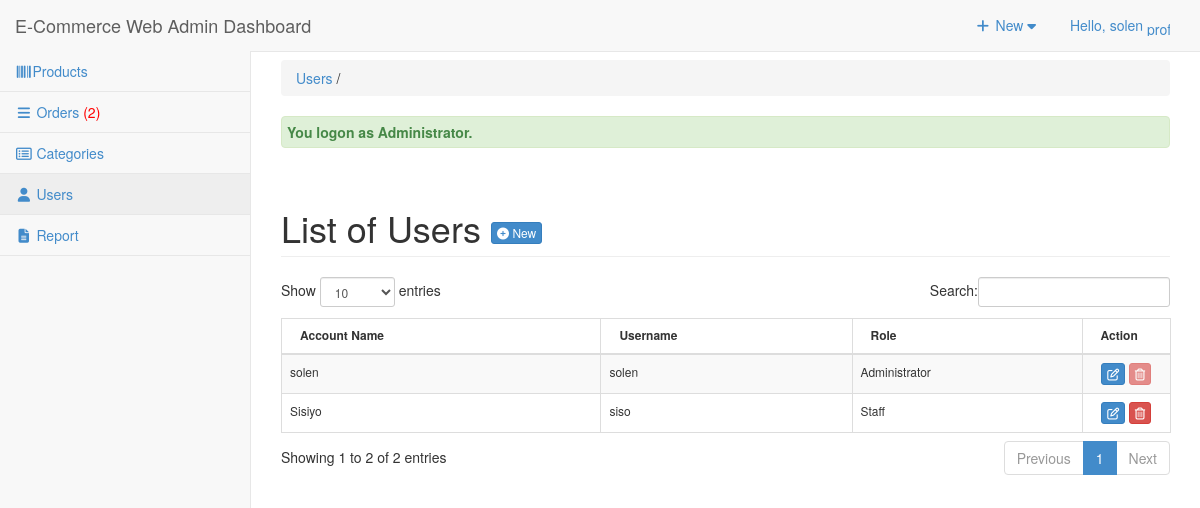
/admin/user/index.php (signed in), run on the app's committed database.
### tables this page shows
CREATE TABLE `tbluseraccount` (
  `USERID` int(11) NOT NULL,
  `U_NAME` varchar(122) NOT NULL,
  `U_USERNAME` varchar(122) NOT NULL,
  `U_PASS` varchar(122) NOT NULL,
  `U_ROLE` varchar(30) NOT NULL,
  `USERIMAGE` varchar(255) NOT NULL
);

### admin/user/index.php (called while the page is built, shortened)
<?php
require_once ("../theme/templates.php");
?>

### include/database.php (called while the page is built, shortened)
<?php
class Database {
    public $pdo;
    public $last_query;
    public function open_connection() {
        try {
            $dsn = "mysql:host=" . server . ";dbname=" . database_name . ";charset=utf8";
            $this->pdo = new PDO($dsn, user, pass, [
                PDO::ATTR_ERRMODE => PDO::ERRMODE_EXCEPTION,
                PDO::ATTR_DEFAULT_FETCH_MODE => PDO::FETCH_OBJ
            ]);
        } catch (PDOException $e) {
            echo "Problem in database connection! Contact administrator!<br>";
            echo $e->getMessage();
            exit();
        }
    }
    public function setQuery($sql='') {
        $this->last_query = $sql;
    }
    public function executeQuery($params = []) {
        try {
            $stmt = $this->pdo->prepare($this->last_query);
            $stmt->execute($params);
            return $stmt;
        } catch (PDOException $e) {
            $this->error_no = $e->getCode();
            $this->error_msg = $e->getMessage();
            return false;
        }
    }
public function loadResultList($key='') {
    $stmt = $this->executeQuery();
    $array = [];
    if ($stmt) {
        while ($row = $stmt->fetch()) {
            if ($key && isset($row->$key)) {
                $array[$row->$key] = $row;
            } else {
                $array[] = $row;
            }
        }
    }
    return $array;
}
}
$mydb = new Database();
?>

### admin/user/list.php (the view, shortened to what this page needs)
<div class="row">
       	 <div class="col-lg-12">
            <h1 class="page-header">List of Users  <a href="index.php?view=add" class="btn btn-primary btn-xs  ">  <i class="fa fa-plus-circle fw-fa"></i> New</a>  </h1>
       		</div>
   		 </div>
	 		    <form action="controller.php?action=delete" Method="POST">
			      <div class="table-responsive">
				<table id="dash-table" class="table table-striped table-bordered table-hover table-responsive" style="font-size:12px" cellspacing="0">
				  <thead>
				  	<tr>
				  		<th>
				  		 Account Name</th>
				  		<th>Username</th>
				  		<th>Role</th>
				  		<th width="10%" >Action</th>
				  	</tr>
				  </thead>
				  <tbody>
				  	<?php
				  		$mydb->setQuery("SELECT *
											FROM  `tbluseraccount`");
				  		$cur = $mydb->loadResultList();
						foreach ($cur as $result) {
				  		echo '<tr>';
				  		echo '<td>' . $result->U_NAME.'</a></td>';
				  		echo '<td>'. $result->U_USERNAME.'</td>';
				  		echo '<td>'. $result->U_ROLE.'</td>';
				  		If($result->USERID==$_SESSION['USERID'] || $result->U_ROLE=='MainAdministrator' || $result->U_ROLE=='Administrator') {
				  			$active = "Disabled";
				  		}else{
				  			$active = "";
				  		}
				  		echo '<td align="center" > <a title="Edit" href="index.php?view=edit&id='.$result->USERID.'"  class="btn btn-primary btn-xs  ">  <span class="fa fa-edit fw-fa"></span></a>
				  					 <a title="Delete" href="controller.php?action=delete&id='.$result->USERID.'" class="btn btn-danger btn-xs" '.$active.'><span class="fa fa-trash-o fw-fa"></span> </a>
				  					 </td>';
				  		echo '</tr>';
				  	}
				  	?>
				  </tbody>
				</table>
			</div>
				</form>
</div>

### admin/css/sb-admin-2.css (style rules this page uses)
body { background-color: #f8f8f8; }

### data on the page
tbluseraccount: U_NAME "solen", U_USERNAME "solen", U_ROLE "Administrator"
tbluseraccount: U_NAME "Sisiyo", U_USERNAME "siso", U_ROLE "Staff"

### other printed values
$_SESSION['U_NAME'] "solen"
$res "2"
$title "Users"
$_SESSION['message'] "You logon as Administrator."
